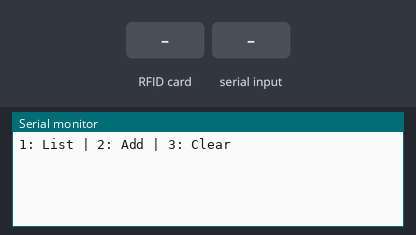
Bench run of a sketch on a simulated Arduino Uno, built with avr-gcc and run on an emulated ATmega328P. On the bench: the last lines printed to the serial monitor. Inputs (shaded band) come from the test bench. EEPROM starts erased.

Above: at 1.7 s.
1.8 s: RFID card 5E 7A 19 C4 held to the reader
At 2.4 s:
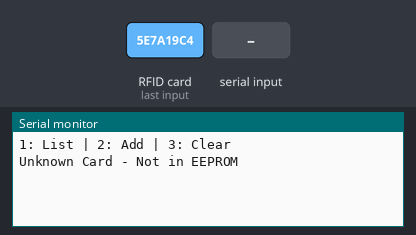
3.3 s: "1" received over Serial
At 4.3 s:
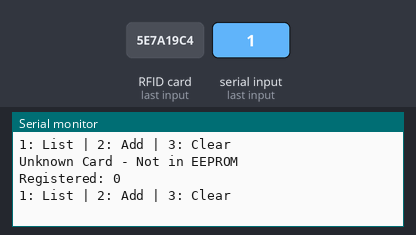
4.8 s: "2" received over Serial
At 6.0 s:
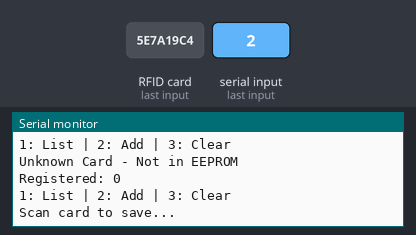
6.3 s: RFID card 5E 7A 19 C4 held to the reader
At 7.2 s:
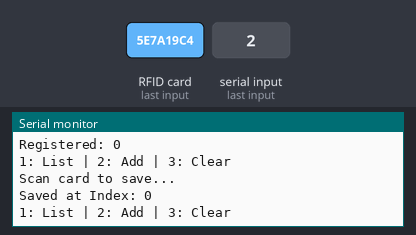
7.8 s: "3" received over Serial
At 9.1 s:
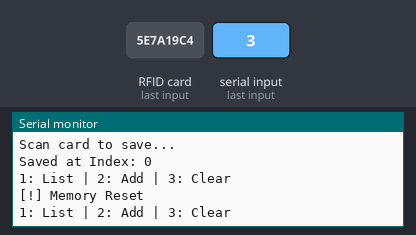

Measured:
- after the input at 1.8 s, the serial monitor: prints a new line at once (image 1)
- after the input at 3.3 s, the serial monitor: prints a new line at once (image 2)
- after the input at 4.8 s, the serial monitor: prints a new line at once (image 3)
- after the input at 6.3 s, the serial monitor: prints a new line after 0.06 s (image 4)
- after the input at 7.8 s, the serial monitor: prints a new line at once (image 5)

The sketch:

konibox_one_card_on_off.ino
```cpp
#include <SPI.h>
#include <MFRC522.h>
#include <EEPROM.h>

#define RST_PIN 9
#define SS_PIN 10

MFRC522 mfrc522(SS_PIN, RST_PIN);

// הגדרות EEPROM
const int ADDR_COUNT = 0;       // תא 0: כמה כרטיסים רשומים
const int ADDR_START_UIDS = 1;  // תא 1 ואילך: ה-UIDs

bool isPlaying = false; // משתנה למעקב אם מתנגן משהו
int currentPlayingCardIndex = -1; // שמירת האינדקס של הכרטיס המנגן כרגע

void setup() {
  Serial.begin(9600);
  SPI.begin();
  mfrc522.PCD_Init();

  // אתחול מונה ה-EEPROM במקרה של ערך זבל
  if (EEPROM.read(ADDR_COUNT) > 50) {
    EEPROM.write(ADDR_COUNT, 0);
  }

  delay(500);
  printMenu();
}

void loop() {
  // 1. בדיקת תפריט ניהול (דרך ה-Serial Monitor)
  if (Serial.available() > 0) {
    handleMenu(Serial.read());
  }

  // 2. בדיקה אם נסרק כרטיס
  if (!mfrc522.PICC_IsNewCardPresent() || !mfrc522.PICC_ReadCardSerial()) {
    return;
  }

  // 3. זיהוי הכרטיס מול ה-EEPROM
  int cardIndex = findCardIndex(mfrc522.uid.uidByte);

  if (cardIndex >= 0) {
    // אם העברנו שוב את *אותו* הכרטיס שמנגן עכשיו -> נעצור
    if (isPlaying && currentPlayingCardIndex == cardIndex) {
      Serial.print("Action: OFF (Card #");
      Serial.print(cardIndex);
      Serial.println(" toggle)");
      sendCommand(0x16, 0x00, 0x00);
      isPlaying = false;
      currentPlayingCardIndex = -1;
    } else {
      // אם זה כרטיס חדש (או שכלום לא מנגן) -> נפעיל את השיר המתאים לכרטיס (0 מפעיל 1, 1 מפעיל 2 וכו')
      Serial.print("Action: ON (Card #");
      Serial.print(cardIndex);
      Serial.println(")");
      sendCommand(0x03, 0x00, cardIndex + 1);
      isPlaying = true;
      currentPlayingCardIndex = cardIndex;
    }
  }
  else {
    Serial.println("Unknown Card - Not in EEPROM");
  }

  mfrc522.PICC_HaltA();
  delay(1000);
}

// --- פונקציות ניהול זיכרון ותפריט ---

void handleMenu(char choice) {
  if (choice == '1') {
    displayAllCards();
  } else if (choice == '2') {
    enrollNewCard();
  } else if (choice == '3') {
    EEPROM.write(ADDR_COUNT, 0);
    Serial.println("\n[!] Memory Reset\n");
  }
  printMenu();
}

int findCardIndex(byte* scannedUID) {
  int total = EEPROM.read(ADDR_COUNT);
  for (int i = 0; i < total; i++) {
    byte storedUID[4];
    EEPROM.get(ADDR_START_UIDS + (i * 4), storedUID);

    bool match = true;
    for (int j = 0; j < 4; j++) {
      if (storedUID[j] != scannedUID[j]) { match = false; break; }
    }
    if (match) return i;
  }
  return -1;
}

void enrollNewCard() {
  int count = EEPROM.read(ADDR_COUNT);
  Serial.println("Scan card to save...");
  while (!mfrc522.PICC_IsNewCardPresent() || !mfrc522.PICC_ReadCardSerial()) { delay(10); }

  if (findCardIndex(mfrc522.uid.uidByte) != -1) {
    Serial.println("Already exists!");
  } else {
    EEPROM.put(ADDR_START_UIDS + (count * 4), mfrc522.uid.uidByte);
    EEPROM.write(ADDR_COUNT, count + 1);
    Serial.print("Saved at Index: "); Serial.println(count);
  }
}

void displayAllCards() {
  int total = EEPROM.read(ADDR_COUNT);
  Serial.print("\nRegistered: "); Serial.println(total);
  for (int i = 0; i < total; i++) {
    byte uid[4];
    EEPROM.get(ADDR_START_UIDS + (i * 4), uid);
    Serial.print("ID "); Serial.print(i);
    Serial.print(" (Song "); Serial.print(i + 1); Serial.print("): -> ");
    for(int j=0; j<4; j++) { Serial.print(uid[j], HEX); Serial.print(" "); }
    Serial.println();
  }
}

void printMenu() {
  Serial.println("\n1: List | 2: Add | 3: Clear");
}

// --- פונקציית הנגן המקורית שלך ---
void sendCommand(byte command, byte param1, byte param2) {
  byte packet[10];
  packet[0] = 0x7E; packet[1] = 0xFF; packet[2] = 0x06;
  packet[3] = command; packet[4] = 0x00;
  packet[5] = param1; packet[6] = param2;
  unsigned int checksum = -(packet[1] + packet[2] + packet[3] + packet[4] + packet[5] + packet[6]);
  packet[7] = (byte)(checksum >> 8); packet[8] = (byte)(checksum & 0xFF);
  packet[9] = 0xEF;
  Serial.write(packet, 10);
}
```
